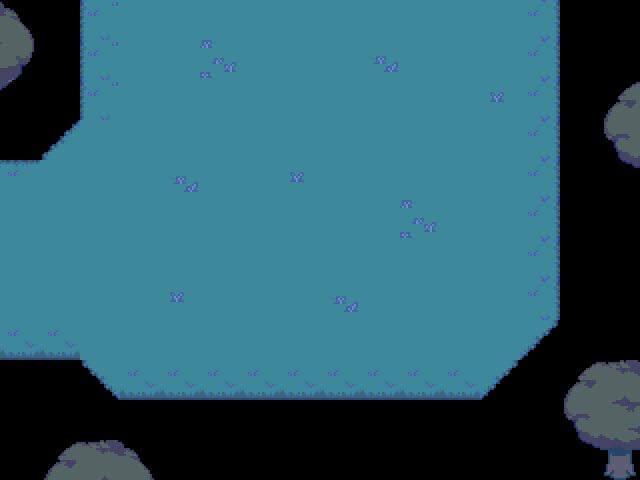

This is a level from a 2D game, rendered from its Tiled map with the project's own tilesets. A one-line summary and the complete map file follow:
An orthogonal 16x12 tile map with 40x40 px tiles, 1 tile layer (Tile Layer 1) and 7 objects (transition, savepoint, script, ff2, spawn).

<map version="1.10" tiledversion="1.11.2" orientation="orthogonal" renderorder="right-down" width="16" height="12" tilewidth="40" tileheight="40" infinite="0" nextlayerid="5" nextobjectid="10">
 <editorsettings>
  <export target="data.lua" format="lua" />
 </editorsettings>
 <properties>
  <property name="music" value="future_explore" />
  <property name="name" value="Flashback - Resting Point" />
 </properties>
 <tileset firstgid="1" source="../../../tilesets/hometown.tsx" />
 <layer id="1" name="Tile Layer 1" width="16" height="12">
  <data encoding="csv">
91,0,59,60,60,60,60,60,60,60,60,60,60,61,0,0,
102,0,59,60,60,39,60,60,60,41,60,60,60,61,0,0,
113,0,59,60,60,60,60,60,60,60,60,60,40,61,0,89,
0,51,60,60,60,60,60,60,60,60,60,60,60,61,0,100,
49,60,60,60,41,60,60,40,60,60,60,60,60,61,0,111,
60,60,60,60,60,60,60,60,60,60,39,60,60,61,0,0,
60,60,60,60,60,60,60,60,60,60,60,60,60,61,0,0,
60,60,60,60,40,60,60,60,41,60,60,60,60,61,0,0,
71,71,60,60,60,60,60,60,60,60,60,60,60,75,0,0,
0,0,73,71,71,71,71,71,71,71,71,71,75,0,89,90,
0,0,0,0,0,0,0,0,0,0,0,0,0,0,100,101,
0,89,90,91,0,0,0,0,0,0,0,0,0,0,111,112
</data>
 </layer>
 <objectgroup id="2" name="objects">
  <object id="4" name="transition" x="-40" y="160" width="40" height="200">
   <properties>
    <property name="map" value="flashback/field_2" />
    <property name="marker" value="ff3" />
   </properties>
  </object>
  <object id="5" name="savepoint" x="520" y="200">
   <point />
  </object>
  <object id="9" name="script" x="80" y="-40" width="480" height="40">
   <properties>
    <property name="cutscene" value="flashback.chase" />
   </properties>
  </object>
 </objectgroup>
 <objectgroup id="3" name="markers">
  <object id="3" name="ff2" x="40" y="260">
   <point />
  </object>
  <object id="6" name="spawn" x="480" y="280">
   <point />
  </object>
 </objectgroup>
 <objectgroup id="4" name="collision">
  <object id="1" x="0" y="160">
   <polygon points="0,0 40,0 80,-40 80,-160 0,-160" />
  </object>
  <object id="2" x="0" y="360">
   <polygon points="0,0 80,0 120,40 480,40 560,-40 560,-360 640,-360 640,120 0,120" />
  </object>
 </objectgroup>
</map>
